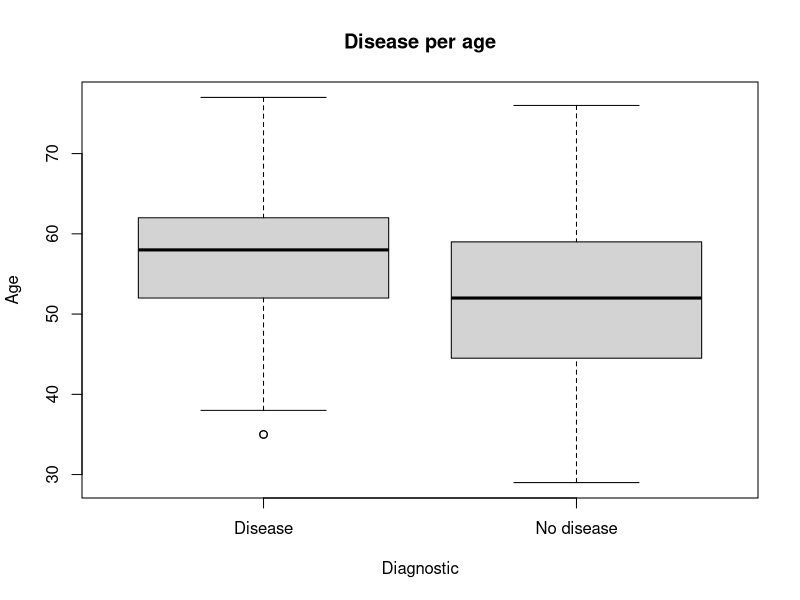
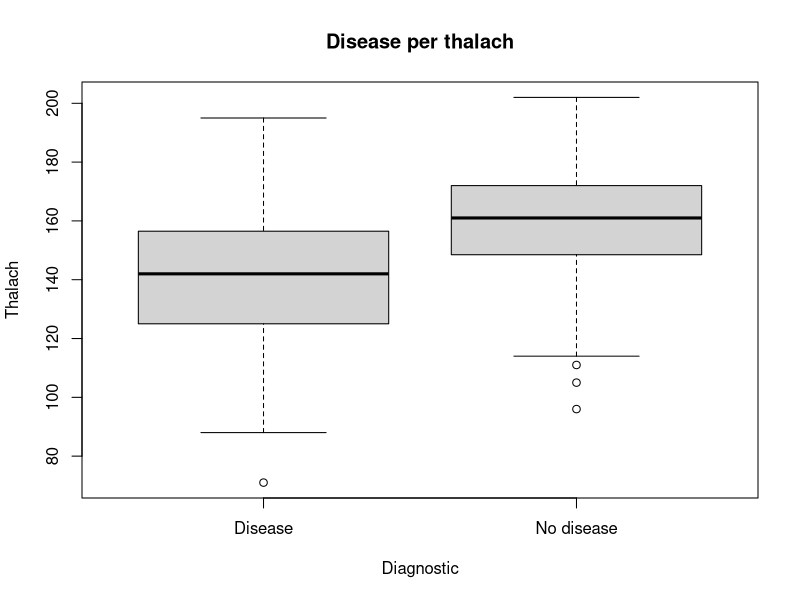
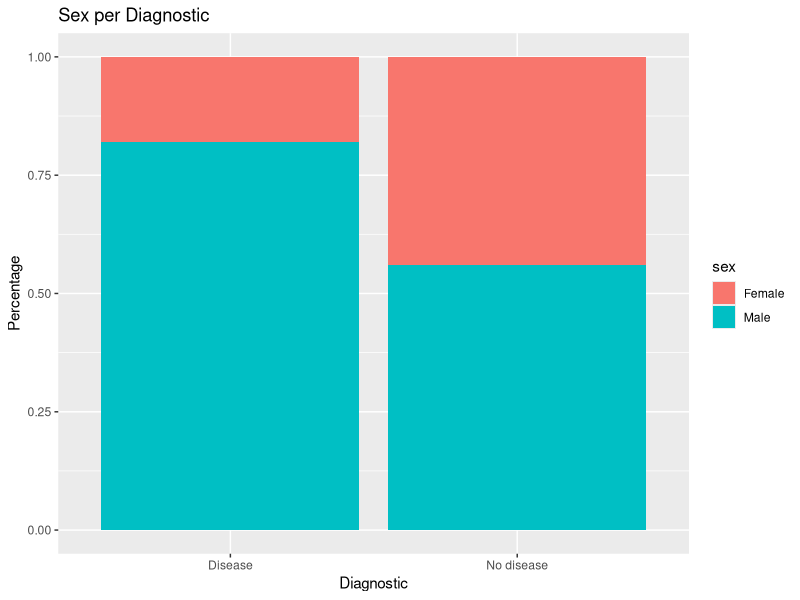

The R script that drew these images, in order:
## ---- chunk 1
knitr::opts_chunk$set(
  collapse = TRUE,
  comment = "#>"
)
## ---- chunk 2
library(tidyverse)
library(survey)
library(sampling)
library(dplyr)
library(ggplot2)
library(broom)

heartd<-read.csv("./heart_data.csv", sep=",")

head(heartd)
## ---- chunk 3

heartd <- heartd  %>% mutate(
  hd = ifelse(class >  0, 1,0))

heartd <- heartd %>% mutate(sex = factor(sex, levels = 0:1, labels = c("Female","Male")))


head(heartd)
## ---- chunk 4

chisq.test(heartd$sex, heartd$hd, correct = TRUE)
## ---- chunk 5

t.test(heartd$age ~ heartd$hd)
## ---- chunk 6

t.test(heartd$thalach ~ heartd$hd)
## ---- chunk 7

heartd2 <- heartd %>% mutate(
  hd = ifelse(hd ==  0, "No disease", "Disease"))


boxplot(heartd2$age~heartd2$hd,xlab = "Diagnostic",  
        ylab = "Age",  
        main = "Disease per age")

boxplot(heartd2$thalach~heartd2$hd,xlab = "Diagnostic",  
        ylab = "Thalach",  
        main = "Disease per thalach" )

ggplot(heartd2, aes(hd,fill = sex)) + geom_bar(position = 'fill') + 
  labs(title='Sex per Diagnostic ',x='Diagnostic',y='Percentage')
## ---- chunk 8

model<-glm(data= heartd, hd~age+sex+thalach  ,family="binomial")

summary(model)

## ---- chunk 9

tidy_m <- model %>% tidy()
tidy_m

## ---- chunk 10

tidy_m$OR <- exp(tidy_m$estimate)

tidy_m$OR

## ---- chunk 11

tidy_m$lower_CI <- exp(tidy_m$estimate - 1.96 * tidy_m$std.error)
tidy_m$upper_CI <- exp(tidy_m$estimate + 1.96 * tidy_m$std.error)
tidy_m

## ---- chunk 12

pred_prob <- predict(model, heartd, type = "response")
pred_prob

## ---- chunk 13

newpatient <- data.frame(age=60 , sex="Male", thalach=120)
newpatient

## ---- chunk 14

p_new <- predict(model, newpatient, type = "response")

pheart_risk<-p_new*100

cat("The probability that this patient has heart disease is" , round((pheart_risk),4),"%")
